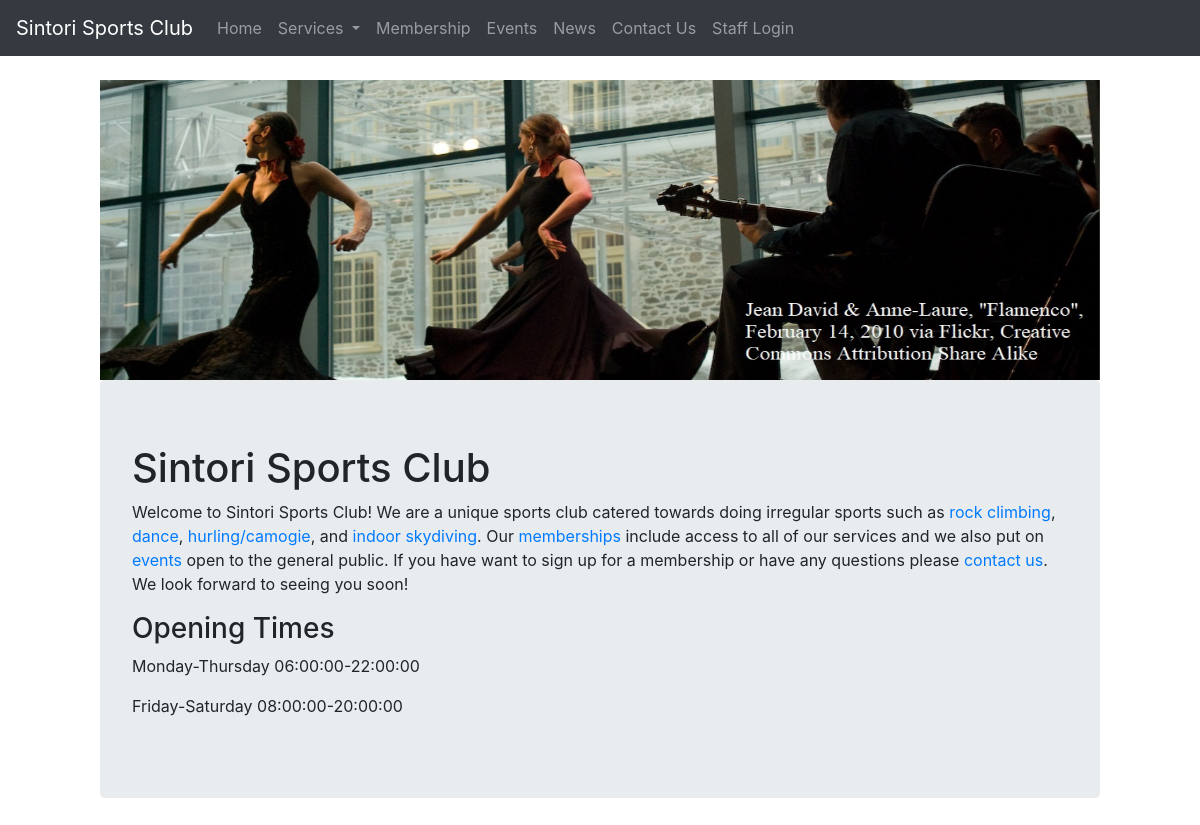
Screenshot of /user_home.php with the database file from the repository.
### tables this page shows
CREATE TABLE `content` (
  `contentID` mediumint(8) UNSIGNED NOT NULL,
  `title` varchar(20) NOT NULL,
  `content` longtext
);

CREATE TABLE `location` (
  `locationID` mediumint(8) UNSIGNED NOT NULL,
  `phone` varchar(20) NOT NULL,
  `address` varchar(100) NOT NULL,
  `email` varchar(30) NOT NULL,
  `mon_thurs_open` time NOT NULL,
  `mon_thurs_close` time NOT NULL,
  `fri_sat_open` time NOT NULL,
  `fri_sat_close` time NOT NULL
);

### user_home.php (the view, shortened to what this page needs)
<!doctype html>
<html>
<head>
	<link rel="stylesheet" type="text/css" href="style.css">
</head>
<body>
	<?php include ('nav.inc.php'); ?>
	<div id="carouselSlides" class="carousel slide" data-ride="carousel">
		<div class="carousel-inner">
			<div class="carousel-item active">
				<img class="d-block w-100" src="uploads/dance.jpg" alt="First slide">
			</div>
		</div>
	</div>
	<?php
		require ('connectDB.php');
		$q = "SELECT title, content FROM content WHERE contentID=6";
		$r = @mysqli_query($dbc, $q);
		$row = mysqli_fetch_array($r);
		$title = $row[0];
		$content = $row[1];
		$q = "SELECT mon_thurs_open, mon_thurs_close, fri_sat_open, fri_sat_close FROM location WHERE locationID=1";
		$r = @mysqli_query($dbc, $q);
		$row = mysqli_fetch_array($r);
		$mt_open = $row[0];
		$mt_close = $row[1];
		$fs_open = $row[2];
		$fs_close = $row[3];
	?>
	<div class="jumbotron">
		<h1><?php echo $title ?></h1>
		<div>
			<?php echo $content ?>
		</div>
		<div>
			<h3>Opening Times</h3>
			<p>Monday-Thursday <?php echo $mt_open . "-" . $mt_close; ?></p>
			<p>Friday-Saturday <?php echo $fs_open . "-" . $fs_close; ?></p>
		</div>
	</div>
</body>
</html>

### style.css (style rules this page uses)
body { padding-top: 80px; padding-left: 100px; padding-right: 100px; background-color: lightblue; }
img { height:auto; max-height: 300px; width:100%; }

### rows the page displays
content: title "Sintori Sports Club", content "Welcome to Sintori Sports Club! We are a unique sports club catered towards doing irregular sports such as rock climbing , dance , hurling/camogie , and indoor skydiving . Our memberships include access to all of our services and we also put on events open to the general public. If you have want to sign up for a membership or have any questions please contact us . We look forward to seeing you soon!"
location: mon_thurs_open "06:00:00", mon_thurs_close "22:00:00", fri_sat_open "08:00:00", fri_sat_close "20:00:00"
